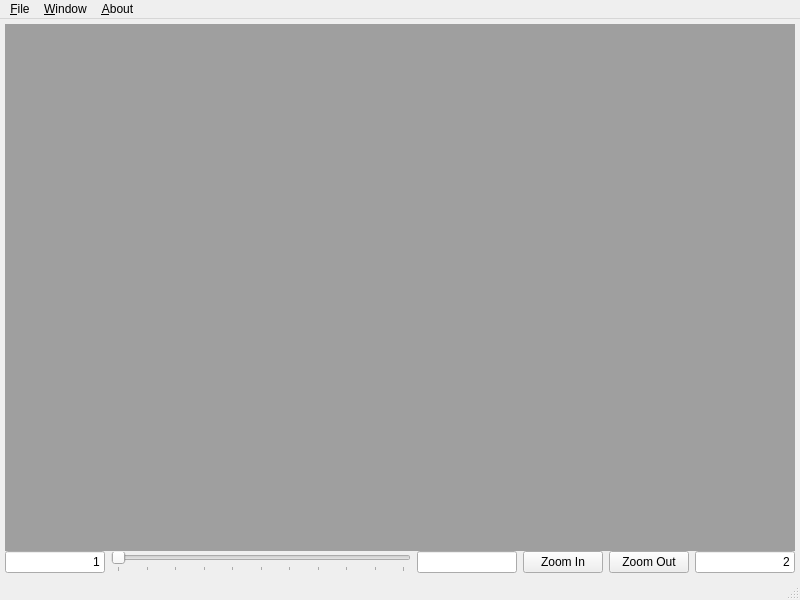
<?xml version="1.0" encoding="UTF-8"?>
<ui version="4.0">
 <comment>
	Renormalization Plot - ui/mainwindowui.ui
	    User interface for the main window
	
	Copyright (C) 2017 Dyi-Shing Ou. All Rights Reserved.
 </comment>
 <author>Dyi-Shing Ou</author>
 
 <class>mainWindow</class>
 <widget class="QMainWindow" name="mainWindow">
  <property name="geometry">
   <rect>
    <x>0</x>
    <y>0</y>
    <width>800</width>
    <height>600</height>
   </rect>
  </property>
  <property name="windowTitle">
   <string>One Parameter Family Unimodal Map</string>
  </property>
  <widget class="QWidget" name="centralwidget">
   <layout class="QVBoxLayout" name="_2" stretch="0,0">
    <property name="spacing">
     <number>0</number>
    </property>
    <property name="leftMargin">
     <number>5</number>
    </property>
    <property name="topMargin">
     <number>5</number>
    </property>
    <property name="rightMargin">
     <number>5</number>
    </property>
    <property name="bottomMargin">
     <number>5</number>
    </property>
    <item>
     <widget class="QMdiArea" name="mdiArea">
      <property name="verticalScrollBarPolicy">
       <enum>Qt::ScrollBarAsNeeded</enum>
      </property>
      <property name="horizontalScrollBarPolicy">
       <enum>Qt::ScrollBarAsNeeded</enum>
      </property>
      <property name="sizeAdjustPolicy">
       <enum>QAbstractScrollArea::AdjustToContents</enum>
      </property>
      <property name="activationOrder">
       <enum>QMdiArea::StackingOrder</enum>
      </property>
     </widget>
    </item>
    <item>
     <widget class="QWidget" name="parameterWidget" native="true">
      <layout class="QHBoxLayout" name="horizontalLayout" stretch="1,3,1,0,0,1">
       <property name="leftMargin">
        <number>0</number>
       </property>
       <property name="topMargin">
        <number>0</number>
       </property>
       <property name="rightMargin">
        <number>0</number>
       </property>
       <property name="bottomMargin">
        <number>0</number>
       </property>
       <item>
        <widget class="QLineEdit" name="parameterMinEdit">
         <property name="baseSize">
          <size>
           <width>0</width>
           <height>0</height>
          </size>
         </property>
         <property name="text">
          <string>1</string>
         </property>
         <property name="alignment">
          <set>Qt::AlignRight|Qt::AlignTrailing|Qt::AlignVCenter</set>
         </property>
        </widget>
       </item>
       <item>
        <widget class="QSlider" name="parameterSlider">
         <property name="maximum">
          <number>1000</number>
         </property>
         <property name="singleStep">
          <number>1</number>
         </property>
         <property name="pageStep">
          <number>100</number>
         </property>
         <property name="orientation">
          <enum>Qt::Horizontal</enum>
         </property>
         <property name="tickPosition">
          <enum>QSlider::TicksBelow</enum>
         </property>
         <property name="tickInterval">
          <number>100</number>
         </property>
        </widget>
       </item>
       <item>
        <widget class="QLineEdit" name="parameterEdit">
         <property name="alignment">
          <set>Qt::AlignRight|Qt::AlignTrailing|Qt::AlignVCenter</set>
         </property>
        </widget>
       </item>
       <item>
        <widget class="QPushButton" name="parameterZInButton">
         <property name="text">
          <string>Zoom In</string>
         </property>
        </widget>
       </item>
       <item>
        <widget class="QPushButton" name="parameterZOutButton">
         <property name="text">
          <string>Zoom Out</string>
         </property>
        </widget>
       </item>
       <item>
        <widget class="QLineEdit" name="parameterMaxEdit">
         <property name="text">
          <string>2</string>
         </property>
         <property name="alignment">
          <set>Qt::AlignRight|Qt::AlignTrailing|Qt::AlignVCenter</set>
         </property>
        </widget>
       </item>
      </layout>
     </widget>
    </item>
   </layout>
  </widget>
  <widget class="QStatusBar" name="statusbar"/>
  <widget class="QMenuBar" name="menubar">
   <property name="geometry">
    <rect>
     <x>0</x>
     <y>0</y>
     <width>800</width>
     <height>25</height>
    </rect>
   </property>
   <widget class="QMenu" name="menuFile">
    <property name="title">
     <string>&amp;File</string>
    </property>
    <addaction name="actionOpen"/>
    <addaction name="separator"/>
    <addaction name="actionQuit"/>
   </widget>
   <widget class="QMenu" name="menuWindow">
    <property name="title">
     <string>&amp;Window</string>
    </property>
    <addaction name="actionCascade"/>
    <addaction name="actionTile"/>
   </widget>
   <widget class="QMenu" name="menuAbout">
    <property name="title">
     <string>&amp;About</string>
    </property>
   </widget>
   <addaction name="menuFile"/>
   <addaction name="menuWindow"/>
   <addaction name="menuAbout"/>
  </widget>
  <action name="actionQuit">
   <property name="text">
    <string>Quit</string>
   </property>
  </action>
  <action name="actionCascade">
   <property name="text">
    <string>Cascade</string>
   </property>
  </action>
  <action name="actionTile">
   <property name="text">
    <string>Tile</string>
   </property>
  </action>
  <action name="actionOpen">
   <property name="text">
    <string>&amp;Open</string>
   </property>
  </action>
 </widget>
 <resources/>
 <connections>
  <connection>
   <sender>actionQuit</sender>
   <signal>triggered()</signal>
   <receiver>mainWindow</receiver>
   <slot>close()</slot>
   <hints>
    <hint type="sourcelabel">
     <x>-1</x>
     <y>-1</y>
    </hint>
    <hint type="destinationlabel">
     <x>399</x>
     <y>299</y>
    </hint>
   </hints>
  </connection>
  <connection>
   <sender>actionCascade</sender>
   <signal>triggered()</signal>
   <receiver>mdiArea</receiver>
   <slot>cascadeSubWindows()</slot>
   <hints>
    <hint type="sourcelabel">
     <x>-1</x>
     <y>-1</y>
    </hint>
    <hint type="destinationlabel">
     <x>399</x>
     <y>275</y>
    </hint>
   </hints>
  </connection>
  <connection>
   <sender>actionTile</sender>
   <signal>triggered()</signal>
   <receiver>mdiArea</receiver>
   <slot>tileSubWindows()</slot>
   <hints>
    <hint type="sourcelabel">
     <x>-1</x>
     <y>-1</y>
    </hint>
    <hint type="destinationlabel">
     <x>399</x>
     <y>275</y>
    </hint>
   </hints>
  </connection>
 </connections>
</ui>
